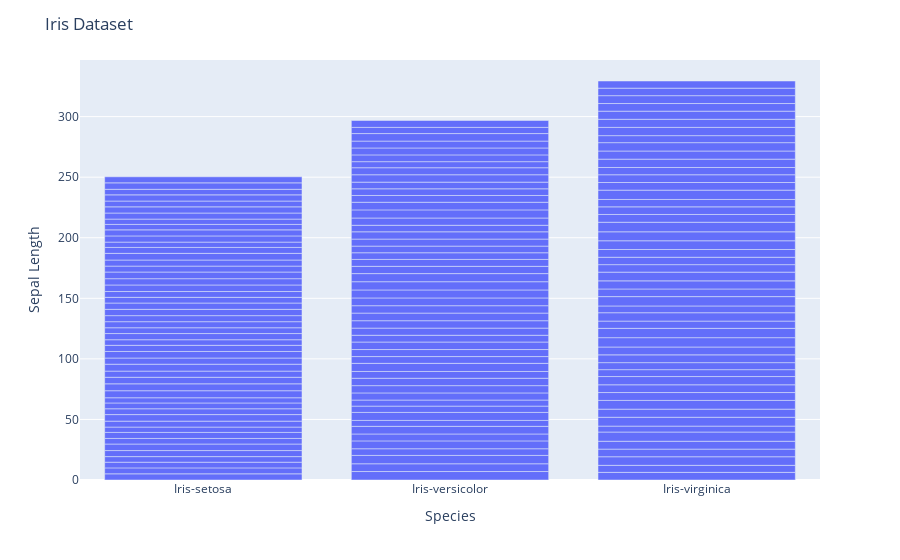

The notebook cell saved with this chart:
### Markdown cell above
**Python Plotly Bar Chart**

With `px.bar`, each row of the DataFrame is represented as a rectangular mark.

In the example below, there is only a single row of data per year, so a single bar is displayed per year.

### Code cell
import pandas as pd
import plotly.express as px

# Reading the CSV file
df = pd.read_csv(fpath + 'input/iris.csv')

fig = px.bar(df, x='species', y='sepal_length')

fig.update_layout(
    title='Iris Dataset',
    xaxis_title="Species",
    yaxis_title="Sepal Length"
)

fig.show()

### Figure 1 — Plotly figure (JSON) as saved in the notebook; plotly's stock layout.template omitted (floating-point values rounded to 4 significant figures; data arrays with more than 128 entries replaced by an {"elided": "..."} marker saying what was removed)
{"data": [{"alignmentgroup": "True", "hovertemplate": "species=%{x}<br>sepal_length=%{y}<extra></extra>", "legendgroup": "", "marker": {"color": "#636efa", "pattern": {"shape": ""}}, "name": "", "offsetgroup": "", "orientation": "v", "showlegend": false, "textposition": "auto", "type": "bar", "x": {"elided": "150 str values"}, "xaxis": "x", "y": {"elided": "150 float values"}, "yaxis": "y"}], "layout": {"barmode": "relative", "legend": {"tracegroupgap": 0}, "margin": {"t": 60}, "title": {"text": "Iris Dataset"}, "xaxis": {"anchor": "y", "domain": [0, 1], "title": {"text": "Species"}}, "yaxis": {"anchor": "x", "domain": [0, 1], "title": {"text": "Sepal Length"}}}}
